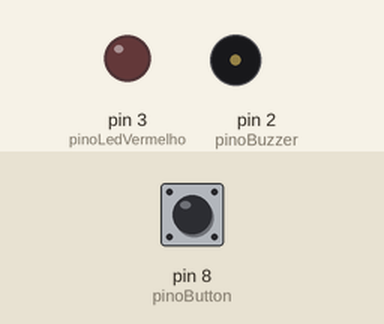
Simulated run of this sketch. Board: Arduino Uno, built with avr-gcc and run on an emulated ATmega328P. On the bench: output pins drawn as LEDs (lit = HIGH), buzzer (waves = sounding). The test bench sets the inputs (shaded band); at power-on: pin 8 (pinoButton) LOW.

Above: at 1.2 s.
1.3 s: pin 8 (pinoButton) pulled HIGH for 0.15 s
At 1.37 s:
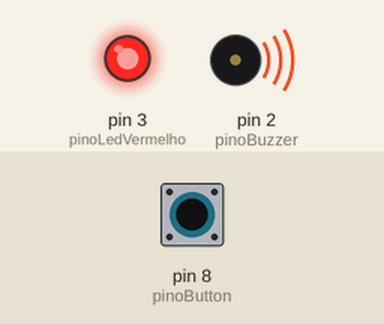
2.9 s: pin 8 (pinoButton) pulled HIGH for 3.2 s
At 7.2 s:
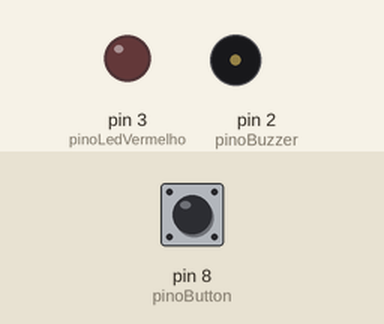
Timing chart, 0 to 8.7 s (numbered marks = the images above; inputs shaded):
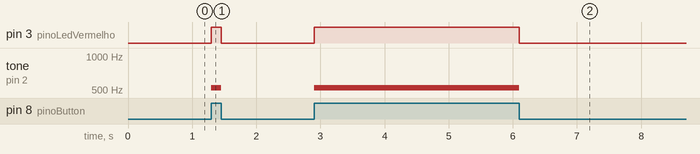

Measured:
- after the input at 1.3 s, pin 3 (pinoLedVermelho): LOW → HIGH at once, → LOW 0.15 s later; tone on pin 2 (pinoBuzzer): silent → 523 Hz at once, → silent 0.15 s later
- after the input at 2.9 s, pin 3 (pinoLedVermelho): LOW → HIGH at once, → LOW 3.2 s later; tone on pin 2 (pinoBuzzer): silent → 523 Hz at once, → silent 3.2 s later

The sketch:

buzzer_botao.ino
```cpp
//Contante para o pino da buzzer
#define pinoBuzzer 2

#define pinoLedVermelho 3

#define pinoButton 8
bool status = false;

void setup() {
  Serial.begin(9600);


  //modo do pino
  pinMode(pinoBuzzer, OUTPUT);
  pinMode(pinoButton, INPUT);
  pinMode(pinoLedVermelho, OUTPUT);
}

void loop() {
  if (digitalRead(pinoButton) == 1) {
    tone(pinoBuzzer, 523);  //noa musical dó
    digitalWrite(pinoLedVermelho, HIGH);
  }

  else if (digitalRead(pinoButton) == 0) {
    noTone(pinoBuzzer);                  //deliga o buzzer
    digitalWrite(pinoLedVermelho, LOW);  //apaga o Led
  }

}
```
